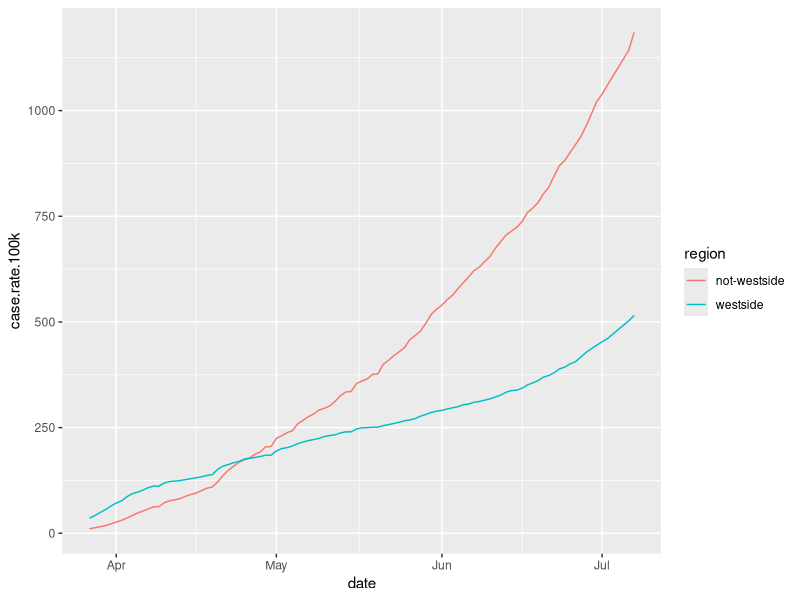

Here is the R script that generated this plot:
library(tidyverse)

region.daily = read_csv('processed/region-daily-calcs.csv')


westside.split = region.daily %>% 
  mutate(region = if_else(mapla.region.slug == 'westside', 'westside', 'not-westside')) %>% 
  group_by(region, date) %>% 
  summarise(
    confirmed.cases = sum(confirmed.cases),
    population = sum(population),
    case.rate.100k = confirmed.cases / population * 100000
  )

westside.split %>%
  ggplot(aes(date, case.rate.100k, color = region)) +
  geom_line()

# # csa days since rates ----------------------------------------------------
# 
# plot.csa.rates.dayssince = csa.daily %>%
#   filter(confirmed.cases > 0) %>% 
#   filter(days.since.case.rate.cutoff > 0) %>% 
#   ggplot(aes(days.since.case.rate.cutoff, case.rate, group = csa.hood.name)) +
#   geom_line(color = 'grey') +
#   geom_line(
#     data = . %>%
#       semi_join(
#         csa.daily.latest %>%
#           arrange(-case.rate) %>%
#           head(10),
#         by = 'csa.hood.name'
#       ),
#     aes(color = csa.hood.name)
#   ) +
#   geom_text(
#     data = . %>%
#       semi_join(
#         csa.daily.latest %>%
#           arrange(-case.rate) %>%
#           head(10),
#         by = 'csa.hood.name'
#       ) %>%
#       group_by(csa.hood.name) %>%
#       filter(date == max(date)),
#     aes(
#       label = csa.hood.name,
#       color = csa.hood.name
#     ),
#     hjust = 'left',
#     nudge_x = 0.25
#   ) +
#   scale_x_continuous(limits = c(0, 50)) +
#   theme_minimal() +
#   theme(legend.position = 'none') +
#   xlab('Days since case rate reached 1 case/1,000 people') +
#   ylab('Case rate') +
#   ggtitle('L.A. County statistical areas: case rates (standardized curves)')
# 
# plot.csa.rates.dayssince



# # regions grid case rates -------------------------------------------------
# 
# plot.regions.case.rate.grid = csa.daily %>%
#   filter(!mapla.region.slug %in% c('angeles-forest', 'santa-monica-mountains', NA)) %>% 
#   filter(days.since.case.rate.cutoff >= 0) %>% 
#   ggplot(aes(days.since.case.rate.cutoff, case.rate, group = csa.hood.name)) +
#   geom_line(color = 'grey') +
#   geom_line(
#     data = . %>% 
#       semi_join(
#         csa.daily.latest %>%
#           group_by(mapla.region.slug) %>%
#           arrange(-case.rate) %>%
#           top_n(2, wt = case.rate),
#         by = 'csa.hood.name'
#       ),
#     aes(color = csa.hood.name)
#   ) +
#   geom_text(
#     data = . %>% 
#       semi_join(
#         csa.daily.latest %>%
#           group_by(mapla.region.slug) %>%
#           arrange(-case.rate) %>%
#           top_n(2, wt = case.rate),
#         by = 'csa.hood.name'
#       ) %>% 
#       group_by(csa.hood.name) %>%
#       filter(date == max(date)),
#     aes(
#       label = csa.hood.name,
#       color = csa.hood.name
#     ),
#     hjust = 'left',
#     nudge_x = 0.25,
#     size = 3
#   ) +
#   scale_x_continuous(limits = c(0, 60)) +
#   # coord_trans(y = 'log10') +
#   facet_wrap(. ~ mapla.region.slug) +
#   ggtitle('L.A. County Regions') +
#   xlab('Days since case 50') +
#   ylab('Confirmed cases (log scale)') +
#   theme_minimal() +
#   theme(legend.position = 'none')
# 
# plot.regions.case.rate.grid


# custom ------------------------------------------------------------------

# csa.daily %>% 
#   filter(csa.hood.name %in% c('Bel Air', 'Beverly Crest', 'Brentwood', 'Pico-Union', 'Vermont Square', 'Westlake')) %>% 
#   filter(days.since.case.rate.cutoff >= 0) %>%
#   ggplot(aes(days.since.case.rate.cutoff, case.rate, color = csa.hood.name)) +
#   geom_line() +
#   geom_text(
#     data = . %>%
#       group_by(csa.hood.name) %>% 
#       filter(days.since.case.rate.cutoff == max(days.since.case.rate.cutoff)),
#     aes(label = csa.hood.name),
#     hjust = 'left',
#     nudge_x = 0.25
#   ) +
#   scale_x_continuous(limits = c(0, 45)) +
#   theme_minimal() +
#   theme(legend.position = 'none')
# 
# csa.daily %>% 
#   filter(csa.hood.name %in% c('Bel Air', 'Beverly Crest', 'Brentwood', 'Pico-Union', 'Vermont Square', 'Westlake')) %>% 
#   # filter(days.since.case.rate.cutoff >= 0) %>%
#   ggplot(aes(date, case.rate, color = csa.hood.name)) +
#   geom_line() +
#   geom_text(
#     data = . %>%
#       group_by(csa.hood.name) %>% 
#       filter(date == max(date)),
#     aes(label = csa.hood.name),
#     hjust = 'left',
#     nudge_x = 0.25
#   ) +
#   # scale_x_continuous(limits = c(0, 45)) +
#   theme_minimal() +
#   theme(legend.position = 'none')
